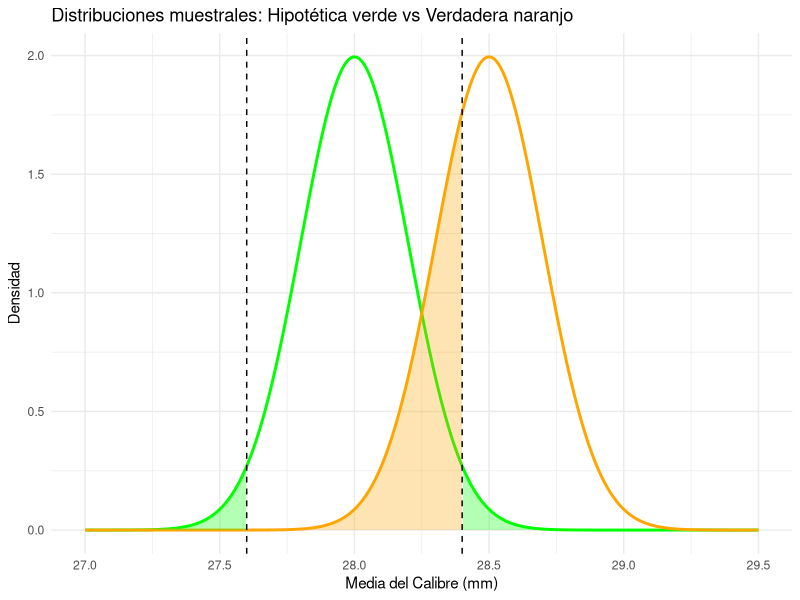
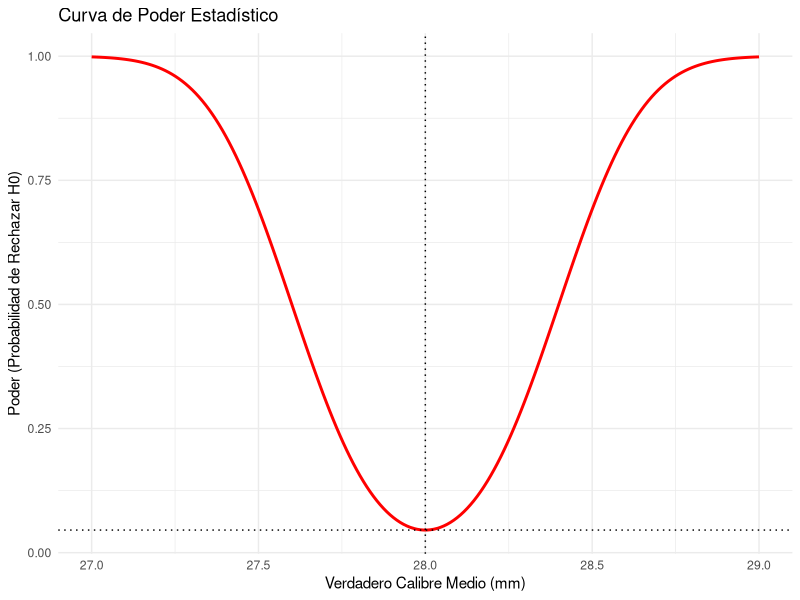

The R source for these figures, in order:
## ---- chunk 1
knitr::opts_chunk$set(echo = TRUE)
library(ggplot2)
library(pwr)
## ---- chunk 2
# Se pide graficar dos distribuciones normales de la media muestral: 
# Distribución nula (hipotética): mu = 28, error estándar (SE) = 2 / sqrt(100) = 0.2
# Distribución alternativa (verdadera): mu = 28.5, SE = 0.2
# Se pide calcular el área de alfa (rechazo bajo H0) y beta (no rechazo bajo Ha).
# Se pide interpretar el error de tipo II en contexto.

mu_0 <- 28
mu_a <- 28.5
sigma <- 2
n <- 100
SE <- sigma / sqrt(n)
c_inf <- 27.6
c_sup <- 28.4

# Cálculo de alfa y beta
alfa <- pnorm(c_inf, mean = mu_0, sd = SE) + (1 - pnorm(c_sup, mean = mu_0, sd = SE))
beta <- pnorm(c_sup, mean = mu_a, sd = SE) - pnorm(c_inf, mean = mu_a, sd = SE)

cat("El valor de alfa (α) es:", round(alfa, 4), "\n")
cat("El valor de beta (β) es:", round(beta, 4), "\n")

# Gráfico
x_vals <- seq(27, 29.5, length.out = 500)
df_plot <- data.frame(
  x = x_vals,
  y_H0 = dnorm(x_vals, mean = mu_0, sd = SE),
  y_Ha = dnorm(x_vals, mean = mu_a, sd = SE)
)

ggplot(df_plot, aes(x = x)) +
  # Distribución H0
  geom_line(aes(y = y_H0), color = "green", size = 1) +
  # Distribución Ha
  geom_line(aes(y = y_Ha), color = "orange", size = 1) +
  # area Alfa (bajo H0, fuera de los valores críticos)
  geom_area(data = subset(df_plot, x <= c_inf), aes(y = y_H0), fill = "green", alpha = 0.3) +
  geom_area(data = subset(df_plot, x >= c_sup), aes(y = y_H0), fill = "green", alpha = 0.3) +
  # area Beta (bajo Ha, entre los valores críticos)
  geom_area(data = subset(df_plot, x >= c_inf & x <= c_sup), aes(y = y_Ha), fill = "orange", alpha = 0.3) +
  geom_vline(xintercept = c(c_inf, c_sup), linetype = "dashed") +
  labs(title = "Distribuciones muestrales: Hipotética verde vs Verdadera naranjo",
       x = "Media del Calibre (mm)", y = "Densidad") +
  theme_minimal()

## ---- chunk 3
# Rango de medias
mu_rango <- seq(27, 29, length.out = 200)

efectos <- (mu_rango - mu_0) / sigma
poder <- sapply(efectos, function(d) {
  pwr.norm.test(d = d, n = n, sig.level = alfa, alternative = "two.sided")$power
})

df_poder <- data.frame(mu = mu_rango, poder = poder)

ggplot(df_poder, aes(x = mu, y = poder)) +
  geom_line(color = "red", size = 1) +
  geom_vline(xintercept = 28, linetype = "dotted") +
  geom_hline(yintercept = alfa, linetype = "dotted") +
  labs(title = "Curva de Poder Estadístico",
       x = "Verdadero Calibre Medio (mm)", 
       y = "Poder (Probabilidad de Rechazar H0)") +
  theme_minimal()

# Poder con mu = 28 (d = 0)
poder_28 <- pwr.norm.test(d = 0, n = n, sig.level = alfa, alternative = "two.sided")$power
cat("El poder cuando el calibre medio es exactamente 28 mm es:", round(poder_28, 4), "\n")
## ---- chunk 4
mu0 = 28
mua = 28.5
sigma = 2
dCohen = (mua-mu0)/sigma
power = 0.8
beta = 1-power

res2 <- pwr.norm.test(d = dCohen,n= NULL, sig.level = 0.05, power = power, alternative = "two.sided")
print(res2)

## ---- chunk 5
# Datos iniciales identificados
p_tec <- 0.96      # Proporción esperada en huerto tecnificado (96%)
p_trad <- 0.90     # Proporción esperada en huerto tradicional (90%)
alfa <- 0.05       # Nivel de significación
poder_req <- 0.80  # Poder estadístico mínimo requerido

# Muestra disponible proveniente de la Pregunta 3
n_total_q3 <- 126
n_por_huerto <- n_total_q3 / 2 # Se reparten en partes iguales (63 por huerto)

# Cálculo del tamaño del efecto para proporciones (h de Cohen)
# Se utiliza la función ES.h
h_efecto <- ES.h(p1 = p_tec, p2 = p_trad)

## ---- chunk 6
# Cálculo del poder con la muestra disponible
# Se asume "two.sided" (dos colas) como estándar en R para buscar diferencias
poder_actual <- pwr.2p.test(h = h_efecto, 
                            n = n_por_huerto, 
                            sig.level = alfa, 
                            alternative = "two.sided")

cat("El poder estadístico con n =", n_por_huerto, "por huerto es:", round(poder_actual$power, 4), "\n")

## ---- chunk 7
# Cálculo del tamaño de muestra necesario para alcanzar el poder requerido
muestra_necesaria <- pwr.2p.test(h = h_efecto, 
                                 power = poder_req, 
                                 sig.level = alfa, 
                                 alternative = "two.sided")

# Se usa la función ceiling para redondear siempre hacia arriba al entero más próximo
n_necesario_por_huerto <- ceiling(muestra_necesaria$n)

cat("Para un poder de", poder_req, "se necesitan", n_necesario_por_huerto, "cerezas de CADA huerto.\n")
